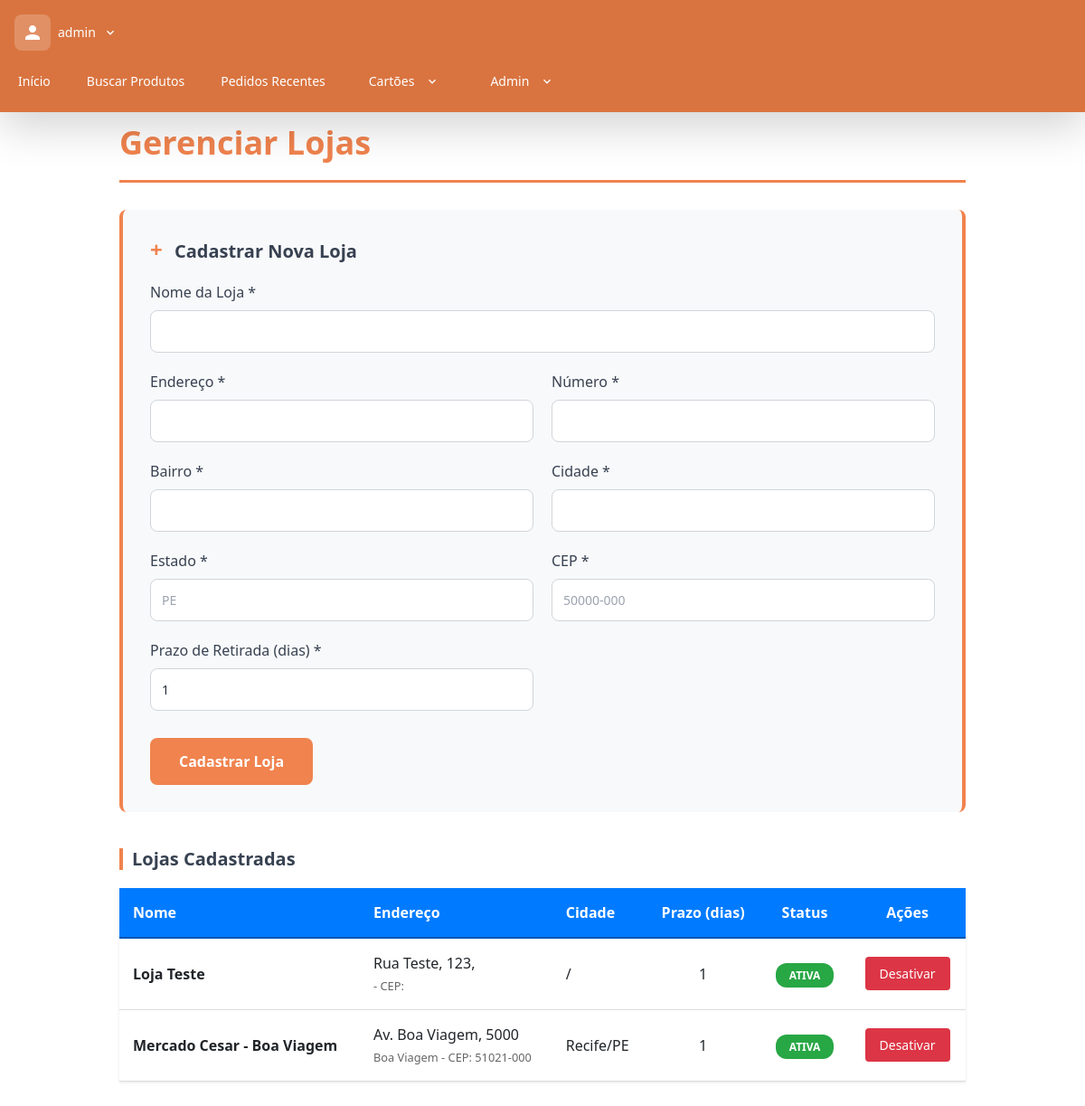
/gerenciar-lojas/ (signed in), run on the app's committed database.
### mercadocesar/models.py (models this page shows, shortened)
class Loja(models.Model):
    nome = models.CharField(max_length=100)
    endereco = models.CharField(max_length=200)
    numero = models.CharField(max_length=10)
    bairro = models.CharField(max_length=100)
    cidade = models.CharField(max_length=100)
    estado = models.CharField(max_length=2)
    cep = models.CharField(max_length=9)
    prazo_retirada_dias = models.IntegerField(default=1)
    ativa = models.BooleanField(default=True)

### mercadocesar/views.py (the view, shortened to what this page needs)
# urls.py: path('gerenciar-lojas/', gerenciar_lojas, name='gerenciar_lojas'),
@user_passes_test(lambda u: u.is_superuser)
def gerenciar_lojas(request):
    lojas = Loja.objects.all().order_by('-ativa', 'nome')
    return render(request, 'gerenciar_lojas.html', {'lojas': lojas})

### mercadocesar/templates/gerenciar_lojas.html (shortened to what this page needs)
{% extends 'base.html' %}
{% block content %}
<div class="container" style="max-width: 1200px; margin: 40px auto; padding: 0 20px;">
    <h2 style="color: #f0834e; margin-bottom: 30px; font-size: 2.25rem; font-weight: 600; padding-bottom: 20px; border-bottom: 3px solid #f0834e;">Gerenciar Lojas</h2>
    <div style="background-color: #f8f9fa; padding: 30px; border-radius: 8px; margin-bottom: 40px; border-left: 4px solid #f0834e; border-right: 4px solid #f0834e;">
        <h3 style="color: #374151; margin-top: 0; margin-bottom: 20px; font-size: 1.25rem; font-weight: 600;">
            <span style="color: #f0834e; font-size: 1.5rem; margin-right: 8px;">+</span>
            Cadastrar Nova Loja
        </h3>
        <form method="post" style="display: grid; grid-template-columns: 1fr 1fr; gap: 20px;">
            <div style="grid-column: 1 / -1;">
                <label style="display: block; margin-bottom: 8px; font-weight: 500; color: #374151;">Nome da Loja *</label>
                <input type="text" name="nome" required style="width: 100%; padding: 12px; border: 2px solid #d1d5db; border-radius: 8px; font-size: 14px;">
            </div>
            <div>
                <label style="display: block; margin-bottom: 8px; font-weight: 500; color: #374151;">Endereço *</label>
                <input type="text" name="endereco" required style="width: 100%; padding: 12px; border: 2px solid #d1d5db; border-radius: 8px; font-size: 14px;">
            </div>
            <div>
                <label style="display: block; margin-bottom: 8px; font-weight: 500; color: #374151;">Número *</label>
                <input type="text" name="numero" required style="width: 100%; padding: 12px; border: 2px solid #d1d5db; border-radius: 8px; font-size: 14px;">
            </div>
            <div>
                <label style="display: block; margin-bottom: 8px; font-weight: 500; color: #374151;">Bairro *</label>
                <input type="text" name="bairro" required style="width: 100%; padding: 12px; border: 2px solid #d1d5db; border-radius: 8px; font-size: 14px;">
            </div>
            <div>
                <label style="display: block; margin-bottom: 8px; font-weight: 500; color: #374151;">Cidade *</label>
                <input type="text" name="cidade" required style="width: 100%; padding: 12px; border: 2px solid #d1d5db; border-radius: 8px; font-size: 14px;">
            </div>
            <div>
                <label style="display: block; margin-bottom: 8px; font-weight: 500; color: #374151;">Estado *</label>
                <input type="text" name="estado" required maxlength="2" placeholder="PE" style="width: 100%; padding: 12px; border: 2px solid #d1d5db; border-radius: 8px; font-size: 14px; text-transform: uppercase;">
            </div>
            <div>
                <label style="display: block; margin-bottom: 8px; font-weight: 500; color: #374151;">CEP *</label>
                <input type="text" name="cep" required placeholder="50000-000" style="width: 100%; padding: 12px; border: 2px solid #d1d5db; border-radius: 8px; font-size: 14px;">
            </div>
            <div>
                <label style="display: block; margin-bottom: 8px; font-weight: 500; color: #374151;">Prazo de Retirada (dias) *</label>
                <input type="number" name="prazo_retirada_dias" required min="1" value="1" style="width: 100%; padding: 12px; border: 2px solid #d1d5db; border-radius: 8px; font-size: 14px;">
            </div>
            <div style="grid-column: 1 / -1; margin-top: 10px;">
                <button type="submit" style="padding: 14px 32px; background-color: #f0834e; color: white; border: none; border-radius: 8px; font-size: 16px; cursor: pointer; font-weight: 600; transition: background-color 0.3s ease;">
                    Cadastrar Loja
                </button>
            </div>
        </form>
    </div>
    <div>
        <h3 style="color: #374151; margin-bottom: 20px; font-size: 1.25rem; font-weight: 600; display: flex; align-items: center; gap: 10px;">
            <span style="width: 4px; height: 24px; background-color: #f0834e; display: inline-block;"></span>
            Lojas Cadastradas
        </h3>
        {% if lojas %}
        <table style="width: 100%; border-collapse: collapse; background-color: white; box-shadow: 0 1px 3px rgba(0,0,0,0.1);">
            <thead>
                <tr style="background-color: #007bff; color: white;">
                    <th style="padding: 15px; text-align: left; border-bottom: 2px solid #0056b3;">Nome</th>
                    <th style="padding: 15px; text-align: left; border-bottom: 2px solid #0056b3;">Endereço</th>
                    <th style="padding: 15px; text-align: left; border-bottom: 2px solid #0056b3;">Cidade</th>
                    <th style="padding: 15px; text-align: center; border-bottom: 2px solid #0056b3;">Prazo (dias)</th>
                    <th style="padding: 15px; text-align: center; border-bottom: 2px solid #0056b3;">Status</th>
                    <th style="padding: 15px; text-align: center; border-bottom: 2px solid #0056b3;">Ações</th>
                </tr>
            </thead>
            <tbody>
                {% for loja in lojas %}
                <tr style="border-bottom: 1px solid #ddd; {% if not loja.ativa %}background-color: #f8f9fa; opacity: 0.7;{% endif %}">
                    <td style="padding: 15px;">
                        <strong>{{ loja.nome }}</strong>
                    </td>
                    <td style="padding: 15px;">
                        {{ loja.endereco }}, {{ loja.numero }}<br>
                        <small style="color: #666;">{{ loja.bairro }} - CEP: {{ loja.cep }}</small>
                    </td>
                    <td style="padding: 15px;">{{ loja.cidade }}/{{ loja.estado }}</td>
                    <td style="padding: 15px; text-align: center;">{{ loja.prazo_retirada_dias }}</td>
                    <td style="padding: 15px; text-align: center;">
                        {% if loja.ativa %}
                            <span style="padding: 5px 15px; background-color: #28a745; color: white; border-radius: 12px; font-size: 12px; font-weight: bold;">ATIVA</span>
                        {% else %}
                            <span style="padding: 5px 15px; background-color: #dc3545; color: white; border-radius: 12px; font-size: 12px; font-weight: bold;">INATIVA</span>
                        {% endif %}
                    </td>
                    <td style="padding: 15px; text-align: center;">
                        <a href="{% url 'ativar_desativar_loja' loja.id %}"
                           style="padding: 8px 16px; {% if loja.ativa %}background-color: #dc3545;{% else %}background-color: #28a745;{% endif %} color: white; text-decoration: none; border-radius: 4px; font-size: 14px; display: inline-block;">
                            {% if loja.ativa %}Desativar{% else %}Ativar{% endif %}
                        </a>
                    </td>
                </tr>
                {% endfor %}
            </tbody>
        </table>
        {% else %}
        <p style="padding: 30px; text-align: center; background-color: #f8f9fa; border-radius: 4px; color: #666;">
            Nenhuma loja cadastrada ainda.
        </p>
        {% endif %}
    </div>
</div>
{% endblock %}

### mercadocesar/templates/base.html (shortened to what this page needs)
{% load static %}
<!DOCTYPE html>
<html lang="pt-br">
<head>
    <script src="https://cdn.tailwindcss.com"></script>
    <link href="https://cdn.jsdelivr.net/npm/daisyui@4.4.19/dist/full.min.css" rel="stylesheet" type="text/css" />
    <link href="https://cdn.jsdelivr.net/npm/bootstrap@5.3.2/dist/css/bootstrap.min.css" rel="stylesheet">
    <link rel="stylesheet" href="{% static 'css/global_styles.css' %}">
    <link rel="stylesheet" href="{% static 'css/cartao.css' %}">
</head>
<body>
    {% block header %}
    <div class="navbar bg-[#d97440] text-white shadow-lg fixed top-0 z-50">
        <div class="navbar-start">
            {% if user.is_authenticated %}
                <div class="dropdown dropdown-hover">
                    <label tabindex="0" class="flex items-center gap-2 hover:bg-[#e28e46] cursor-pointer px-3 py-2 rounded-lg transition-colors">
                        <div class="bg-white/20 p-2 rounded-lg flex items-center justify-center">
                            <svg xmlns="http://www.w3.org/2000/svg" class="h-6 w-6 text-white" fill="currentColor" viewBox="0 0 24 24">
                                <path d="M12 12c2.21 0 4-1.79 4-4s-1.79-4-4-4-4 1.79-4 4 1.79 4 4 4zm0 2c-2.67 0-8 1.34-8 4v2h16v-2c0-2.66-5.33-4-8-4z"/>
                            </svg>
                        </div>
                        <span class="hidden lg:inline-flex text-white text-sm font-medium max-w-[120px] truncate">{{ user.username }}</span>
                        <svg class="fill-current w-4 h-4 text-white flex-shrink-0" xmlns="http://www.w3.org/2000/svg" viewBox="0 0 24 24">
                            <path d="M7.41,8.58L12,13.17L16.59,8.58L18,10L12,16L6,10L7.41,8.58Z"/>
                        </svg>
                    </label>
                </div>
            {% else %}
                <a href="{% url 'home' %}" class="btn btn-ghost normal-case text-xl hover:bg-[#e28e46]">
                    <img src="{% static 'img/Mercado.png' %}" alt="Logo Mercado Cesar" class="h-10">
                </a>
            {% endif %}
        </div>
        <div class="navbar-center hidden lg:flex">
            <ul class="menu menu-horizontal px-1 gap-2">
                <li><a href="{% url 'home' %}" class="text-white hover:bg-[#e28e46] rounded-lg">Início</a></li>
                {% if user.is_authenticated %}
                    <li><a href="{% url 'busca' %}" class="text-white hover:bg-[#e28e46] rounded-lg">Buscar Produtos</a></li>
                    <li><a href="{% url 'pedidos_recentes' %}" class="text-white hover:bg-[#e28e46] rounded-lg">Pedidos Recentes</a></li>
                    <li class="dropdown dropdown-hover dropdown-end">
                        <label tabindex="0" class="text-white hover:bg-[#e28e46] cursor-pointer px-4 py-2 rounded-lg">
                            Cartões
                            <svg class="fill-current inline-block w-4 h-4 ml-1" xmlns="http://www.w3.org/2000/svg" viewBox="0 0 24 24"><path d="M7.41,8.58L12,13.17L16.59,8.58L18,10L12,16L6,10L7.41,8.58Z"/></svg>
                        </label>
                    </li>
                    {% if user.is_superuser %}
                        <li class="dropdown dropdown-hover dropdown-end">
                            <label tabindex="0" class="text-white hover:bg-[#d97440] cursor-pointer px-4 py-2 rounded-lg">
                                Admin
                                <svg class="fill-current inline-block w-4 h-4 ml-1" xmlns="http://www.w3.org/2000/svg" viewBox="0 0 24 24"><path d="M7.41,8.58L12,13.17L16.59,8.58L18,10L12,16L6,10L7.41,8.58Z"/></svg>
                            </label>
                        </li>
                    {% endif %}
                {% else %}
                    <li><a href="{% url 'busca' %}" class="text-white hover:bg-[#d97440] rounded-lg">Produtos</a></li>
                {% endif %}
            </ul>
        </div>
    </div>
    <div class="h-16"></div>
    {% endblock %}
    <div class="min-h-screen bg-white" style="padding-bottom: 0; margin-bottom: 0;">
        <div class="container mx-auto px-4 py-8" style="padding-bottom: 0; margin-bottom: 0;">
            {% block content %}
            {% endblock %}
        </div>
    </div>
</body>
</html>

### mercadocesar/static/css/global_styles.css (style rules this page uses)
input[type="text"], input[type="email"], input[type="password"], input[type="number"], input[type="tel"], input[type="date"], input[type="search"], textarea, select { background-color: white !important; color: #1f2937 !important; border: 1px solid #d1d5db !important; }
input::placeholder, textarea::placeholder { color: #9ca3af !important; opacity: 1 !important; }
label { color: #374151 !important; font-weight: 500 !important; }

### mercadocesar/templates/base.html (style rules this page uses)
html, body { margin: 0 !important; padding: 0 !important; overflow-x: hidden; }
body { padding-bottom: 0 !important; }
.min-h-screen { padding-bottom: 0 !important; margin-bottom: 0 !important; }

### data on the page
Loja: nome "Loja Teste", endereco "Rua Teste, 123", prazo_retirada_dias "1", ativa "ATIVA"
Loja: nome "Mercado Cesar - Boa Viagem", endereco "Av. Boa Viagem", numero "5000", bairro "Boa Viagem", cep "51021-000", cidade "Recife", estado "PE", prazo_retirada_dias "1", ativa "ATIVA"

### other printed values
{{ user.username }} "admin"
